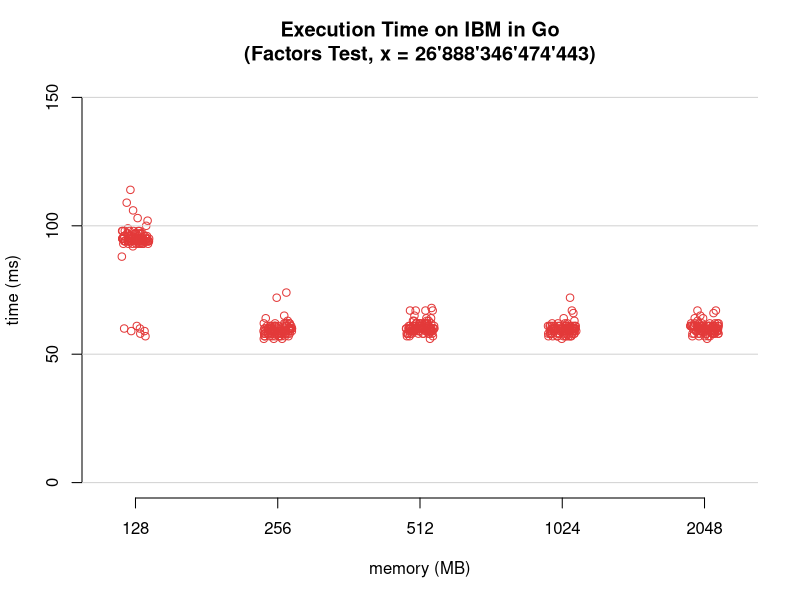

Recreate this plot in R.
input <- read.csv("raw_general_ibm_go_data.csv",header=T,sep=",")
png(file = "scatterplot_general_ibm_go.png", width=1000, height=1000, units="px", pointsize=24)
stripchart(input$measured_ms ~ input$memory_mb, pch = 21, frame = FALSE, vertical = TRUE, method = "jitter", main = "Execution Time on IBM in Go\n(Factors Test, x = 26'888'346'474'443)", xlab = "memory (MB)", ylab = "time (ms)", ylim = c(0, 150), col = c("#E33939", "#E33939", "#E33939", "#E33939", "#E33939"))
grid (NULL,NULL,nx=0,col = "lightgray")
